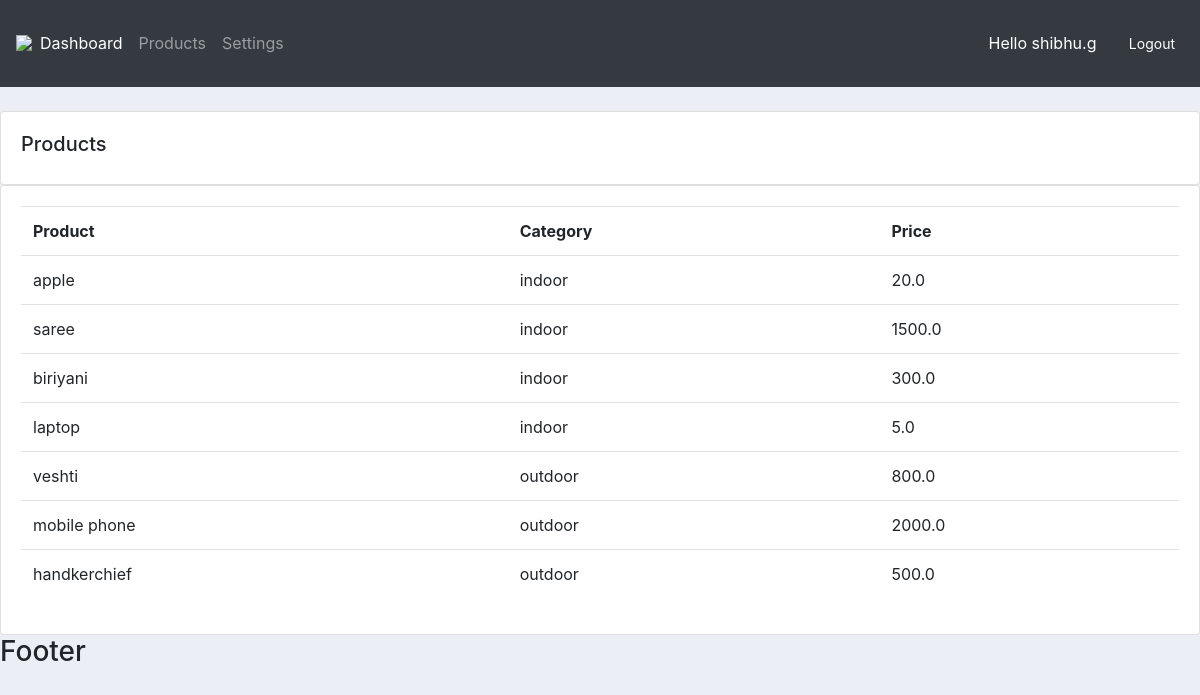
The app's page /products.html/ (signed in) with its own data.
### dennisapp/models.py (models this page shows, shortened)
class Product(models.Model):
    CATEGORY = (
        ('indoor', 'indoor'),
        ('outdoor', 'outdoor'),
    )
    name = models.CharField(max_length = 200, null=True)
    price = models.FloatField(null=True)
    category = models.CharField(max_length = 200, null=True, choices = CATEGORY)
    description = models.CharField(max_length = 200, null=True, blank=True)
    date = models.DateTimeField(auto_now_add = True, null=True)
    tags = models.ManyToManyField(Tag)

### dennisapp/views.py (the view)
# urls.py: path('products.html/',views.products, name='products'),
@login_required(login_url='login')
def products(req):
    products = Product.objects.all()
    return render(req,'dennisapp/products.html',{'products': products})

### templates/dennisapp/products.html (shortened to what this page needs)
<!DOCTYPE html>
<html lang="en">
<head>
</head>
<body>
{%  extends 'dennisapp/main.html' %}
{% block content %}
		<br>
		<div class="row">
			<div class="col-md">
				<div class="card card-body">
					<h5>Products</h5>
				</div>
				<div class="card card-body">
					<table class="table">
						<tr>
							<th>Product</th>
							<th>Category</th>
							<th>Price</th>
						</tr>
                        {% for i in products %}
						<tr>
							<td>{{ i.name }}</td>
							<td>{{i.category}}</td>
							<td>{{i.price}}</td>
						</tr>
						{% endfor %}
					</table>
				</div>
			</div>
		</div>
{% endblock content %}

### templates/dennisapp/navbar.html (shortened to what this page needs)
{% load static %}
<nav class="navbar navbar-expand-lg navbar-dark bg-dark">
  <img id='sg' src="{% static 'images/sg (2).png'%}">
  <div class="collapse navbar-collapse" id="navbarNav">
    <ul class="navbar-nav">
      <li class="nav-item active">
        <a class="nav-link" href='{% url "dashboard"%}'>Dashboard</a>
      </li>
      <li class="nav-item">
        <a class="nav-link" href="{% url 'products' %}">Products</a>
      </li>
      <li class="nav-item">
        <a class="nav-link" href="{% url 'settings' %}">Settings</a>
      </li>
    </ul>
  </div>
 <span style="color:white; padding:2%;">Hello {{request.user}}</span>
  <span><a href="{% url 'logout' %}"><button class="btn btn-sm btn-dark">Logout</button></a></span>
</nav>

### templates/dennisapp/main.html (style rules this page uses)
body { background-color: #ebeff5; }

### records on screen
Product: name "apple", category "indoor", price "20.0"
Product: name "saree", category "indoor", price "1500.0"
Product: name "biriyani", category "indoor", price "300.0"
Product: name "laptop", category "indoor", price "5.0"
Product: name "veshti", category "outdoor", price "800.0"
Product: name "mobile phone", category "outdoor", price "2000.0"
Product: name "handkerchief", category "outdoor", price "500.0"

### other values on screen
{{ request.user }} "shibhu.g"
